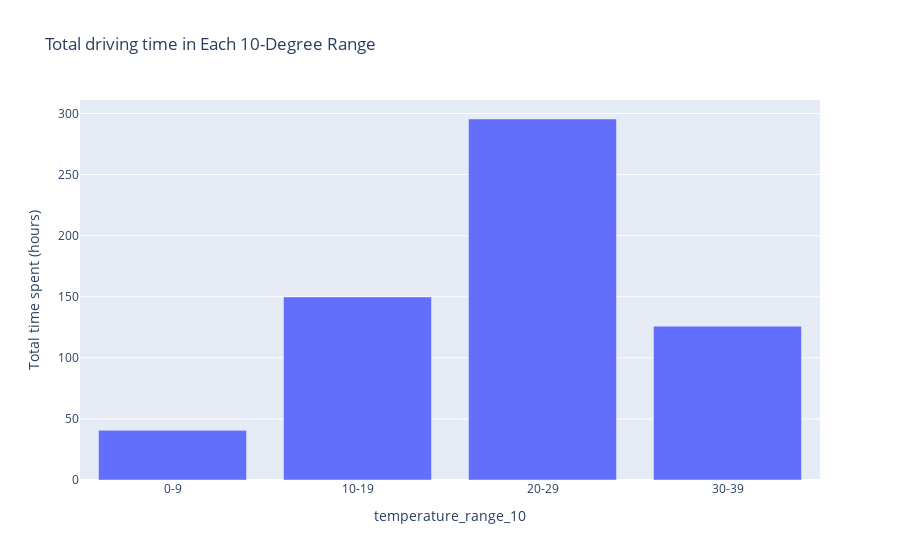

Notebook code for this chart:
### Code cell
bins = list(range(0, 50, 10))
labels = [f"{x}-{x+9}" for x in bins[:-1]]  # Create labels for the pie chart

df_sorted['temperature_range_10'] = pd.cut(df_sorted['temp_avg'], bins=bins, labels=labels, right=False)

temp_grouped_10 = df_sorted.groupby('temperature_range_10')['driving_time'].sum().reset_index()
temp_grouped_10['driving_time'] = temp_grouped_10['driving_time']/3600
fig = px.bar(temp_grouped_10, x='temperature_range_10', y='driving_time',
             labels={'temperature_range': 'Temperature Range(%)', 'driving_time': 'Total time spent (hours)'},
             title='Total driving time in Each 10-Degree Range')
fig.show()

### Figure 1 — Plotly figure (JSON) as saved in the notebook; plotly's stock layout.template omitted (floating-point values rounded to 4 significant figures)
{"data": [{"alignmentgroup": "True", "hovertemplate": "temperature_range_10=%{x}<br>Total time spent (hours)=%{y}<extra></extra>", "legendgroup": "", "marker": {"color": "#636efa", "pattern": {"shape": ""}}, "name": "", "offsetgroup": "", "orientation": "v", "showlegend": false, "textposition": "auto", "type": "bar", "x": ["0-9", "10-19", "20-29", "30-39"], "xaxis": "x", "y": [40.65, 149.8, 295.5, 125.9], "yaxis": "y"}], "layout": {"autosize": true, "barmode": "relative", "legend": {"tracegroupgap": 0}, "title": {"text": "Total driving time in Each 10-Degree Range"}, "xaxis": {"anchor": "y", "autorange": true, "domain": [0, 1], "range": [-0.5, 3.5], "title": {"text": "temperature_range_10"}, "type": "category"}, "yaxis": {"anchor": "x", "autorange": true, "domain": [0, 1], "range": [0, 311.0], "title": {"text": "Total time spent (hours)"}, "type": "linear"}}}
